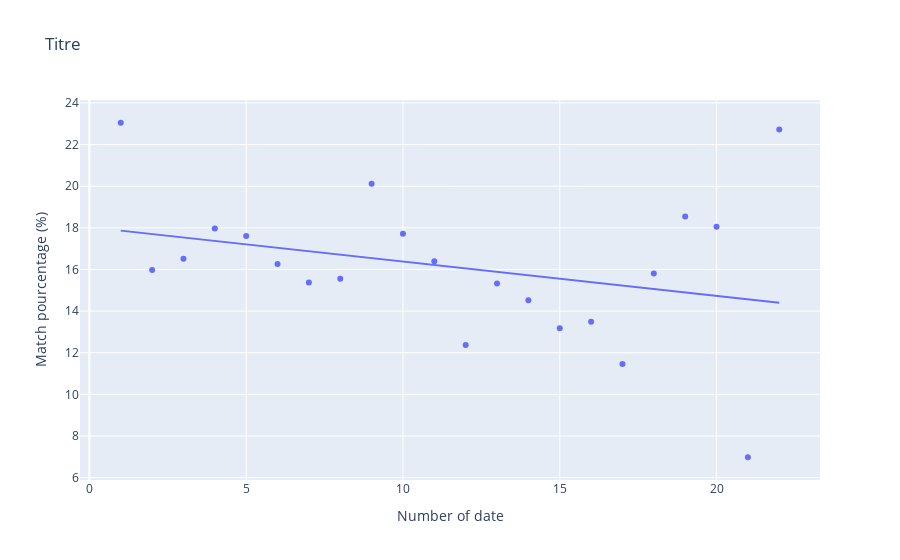

Notebook source saved alongside this figure:
### Code cell
fig_3 = px.scatter(df_order_match,
                   x="order",
                   y="match_pourcentage",
                   title="Titre",
                   labels=graph_labels,
                   trendline="ols")

fig_3.show()

### Figure 1 — Plotly figure (JSON) as saved in the notebook; plotly's stock layout.template omitted (floating-point values rounded to 4 significant figures)
{"data": [{"hovertemplate": "Number of date=%{x}<br>Match pourcentage (%)=%{y}<extra></extra>", "legendgroup": "", "marker": {"color": "#636efa", "symbol": "circle"}, "mode": "markers", "name": "", "orientation": "v", "showlegend": false, "type": "scatter", "x": [1, 2, 3, 4, 5, 6, 7, 8, 9, 10, 11, 12, 13, 14, 15, 16, 17, 18, 19, 20, 21, 22], "xaxis": "x", "y": [23.05, 15.97, 16.52, 17.97, 17.6, 16.27, 15.37, 15.55, 20.12, 17.72, 16.4, 12.37, 15.32, 14.52, 13.17, 13.49, 11.46, 15.81, 18.54, 18.06, 6.977, 22.73], "yaxis": "y"}, {"hovertemplate": "<b>OLS trendline</b><br>match_pourcentage = -0.164812 * order + 18.0303<br>R<sup>2</sup>=0.090797<br><br>Number of date=%{x}<br>Match pourcentage (%)=%{y} <b>(trend)</b><extra></extra>", "legendgroup": "", "marker": {"color": "#636efa", "symbol": "circle"}, "mode": "lines", "name": "", "showlegend": false, "type": "scatter", "x": [1, 2, 3, 4, 5, 6, 7, 8, 9, 10, 11, 12, 13, 14, 15, 16, 17, 18, 19, 20, 21, 22], "xaxis": "x", "y": [17.87, 17.7, 17.54, 17.37, 17.21, 17.04, 16.88, 16.71, 16.55, 16.38, 16.22, 16.05, 15.89, 15.72, 15.56, 15.39, 15.23, 15.06, 14.9, 14.73, 14.57, 14.4], "yaxis": "y"}], "layout": {"legend": {"tracegroupgap": 0}, "title": {"text": "Titre"}, "xaxis": {"anchor": "y", "domain": [0, 1], "title": {"text": "Number of date"}}, "yaxis": {"anchor": "x", "domain": [0, 1], "title": {"text": "Match pourcentage (%)"}}}}
